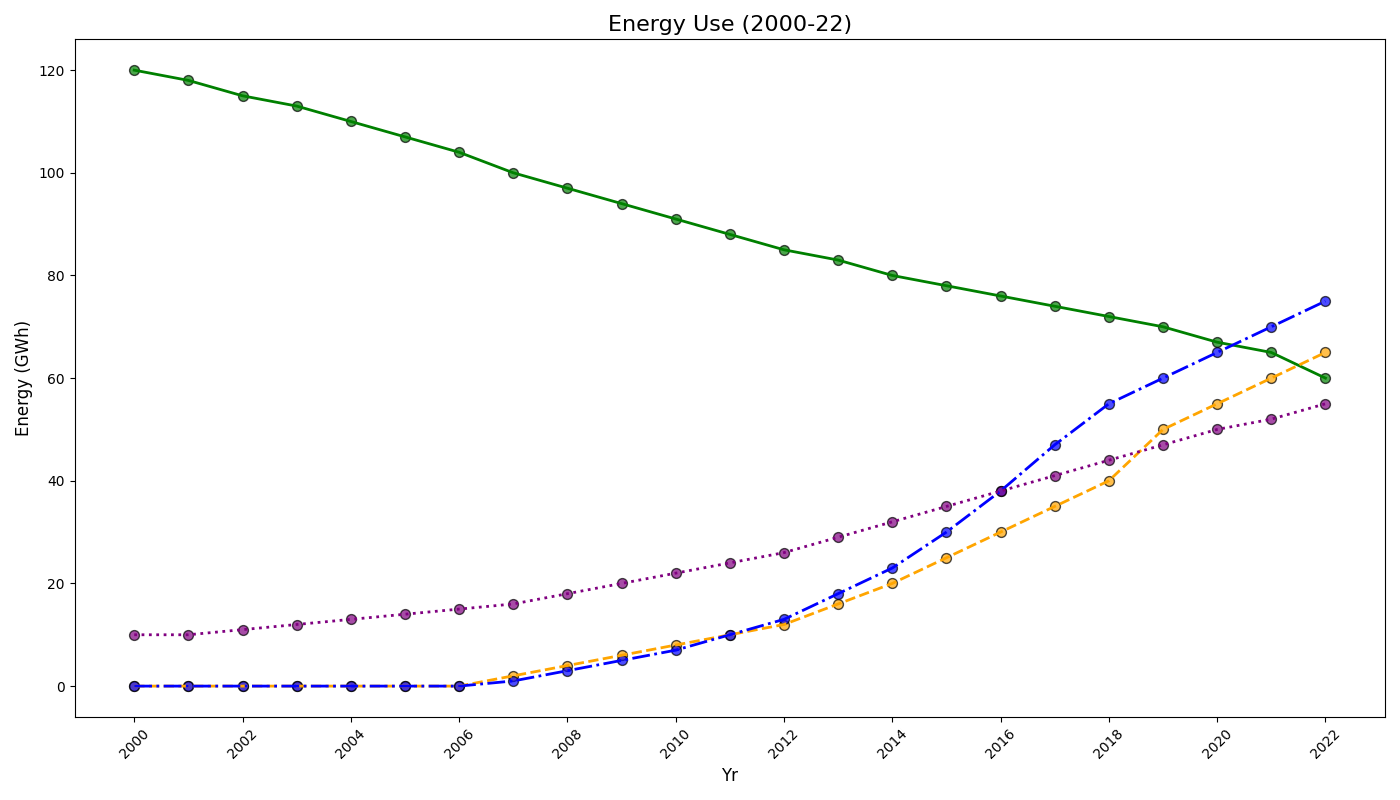

The script that drew this image:
import matplotlib.pyplot as plt
import numpy as np

years = np.arange(2000, 2023)
traditional_energy = np.array([120, 118, 115, 113, 110, 107, 104, 100, 97, 94, 91, 88, 85, 83, 80, 78, 76, 74, 72, 70, 67, 65, 60])
solar_energy = np.array([0, 0, 0, 0, 0, 0, 0, 2, 4, 6, 8, 10, 12, 16, 20, 25, 30, 35, 40, 50, 55, 60, 65])
wind_energy = np.array([0, 0, 0, 0, 0, 0, 0, 1, 3, 5, 7, 10, 13, 18, 23, 30, 38, 47, 55, 60, 65, 70, 75])
hydro_energy = np.array([10, 10, 11, 12, 13, 14, 15, 16, 18, 20, 22, 24, 26, 29, 32, 35, 38, 41, 44, 47, 50, 52, 55])

plt.figure(figsize=(14, 8))
plt.plot(years, traditional_energy, color='green', linestyle='-', linewidth=2)
plt.plot(years, solar_energy, color='orange', linestyle='--', linewidth=2)
plt.plot(years, wind_energy, color='blue', linestyle='-.', linewidth=2)
plt.plot(years, hydro_energy, color='purple', linestyle=':', linewidth=2)

plt.title('Energy Use (2000-22)', fontsize=16)
plt.xlabel('Yr', fontsize=12)
plt.ylabel('Energy (GWh)', fontsize=12)

plt.scatter(years, traditional_energy, color='green', s=50, edgecolors='black', alpha=0.7)
plt.scatter(years, solar_energy, color='orange', s=50, edgecolors='black', alpha=0.7)
plt.scatter(years, wind_energy, color='blue', s=50, edgecolors='black', alpha=0.7)
plt.scatter(years, hydro_energy, color='purple', s=50, edgecolors='black', alpha=0.7)

plt.xticks(np.arange(2000, 2023, 2), fontsize=10, rotation=45)
plt.yticks(fontsize=10)
plt.tight_layout()
plt.show()
